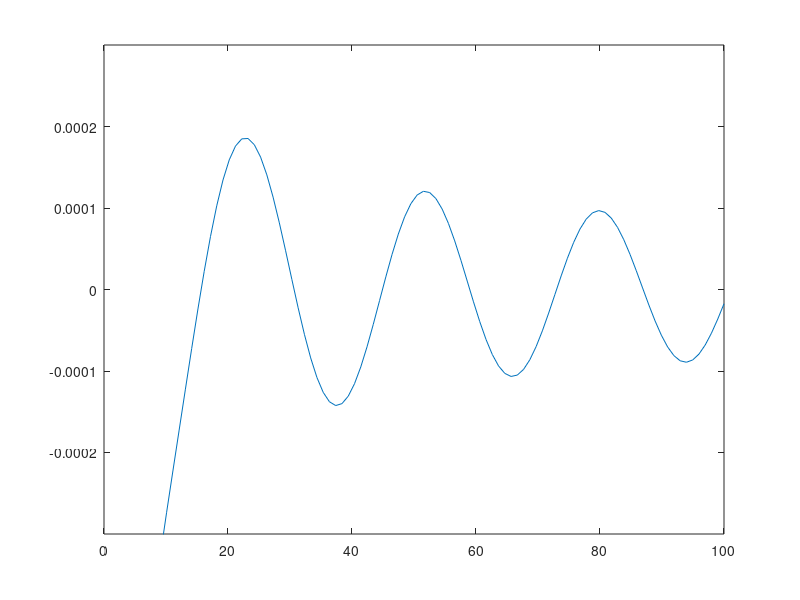
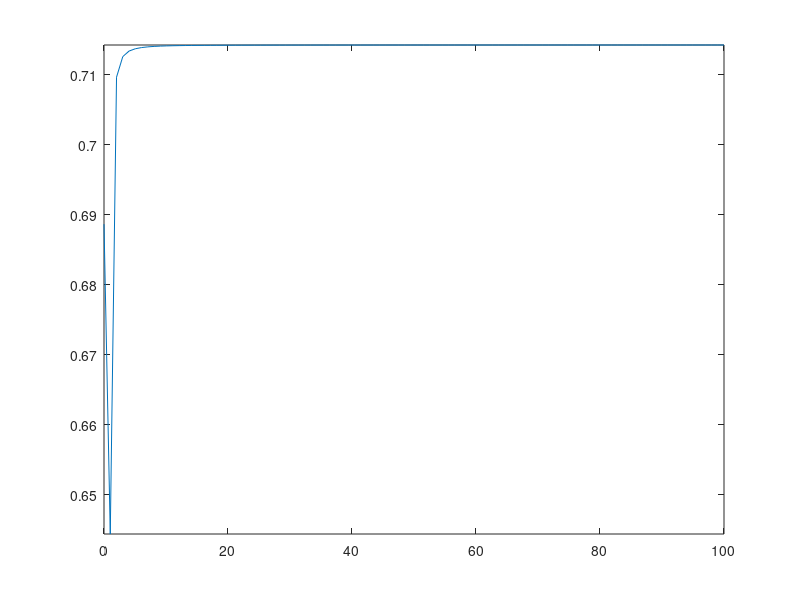
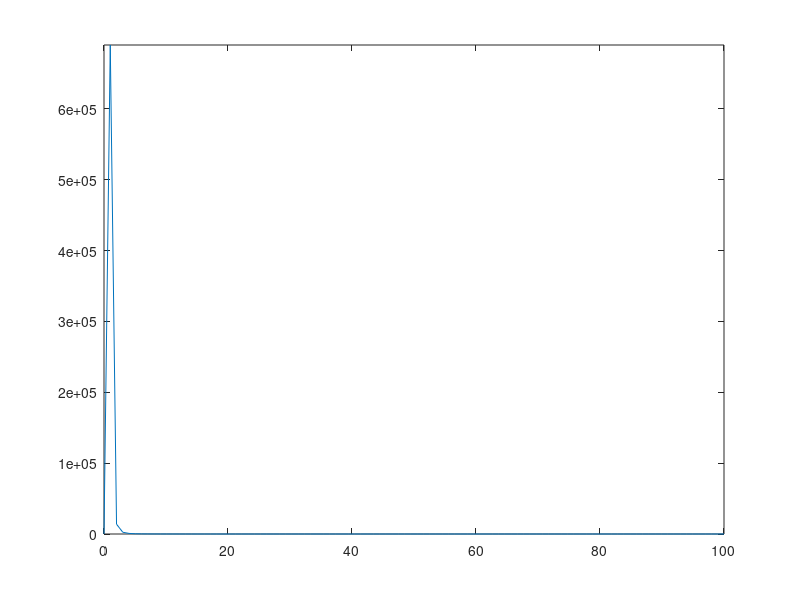

Reproduce these figures in MATLAB, in order. (Note: this script raises an error after producing the figures.)
clc
clear

%Mach number 
mach = 0.08;
cs = 330;

%fluid properties
rho = 1;
g = 1.4; %gamma of fluid 

%coordinates
x = linspace(0,100,100);
y = linspace(0,100,100);
r = sqrt(x.^2+y.^2);
theta = atan(y./x);
z = x + 1i.*y;
r0 = 1; %(assumed)

%timesteps 
dt = 0.01;
TIME =1542.2/cs;
maxIter = 1e10;
maxIter = 1;

%calculation of gamma and omega
gamma = mach*4*pi*r0*cs;
omega = gamma/(4*pi*r0^2);

%time loop starts
for t = 1:maxIter
    time = dt*t;
    time = TIME;
    %checking if time has passed 
    if(time > TIME)
        break
    end
    b = r0*exp(1i*omega*time);
    %calculation of the velocity feild 
    test = (gamma/(pi*1i)).*(z./(z.^2 + b^2));
    u = real(test);
    v = -imag(test);
    clear test
    %calculation of the velocity magnitude
    X = real(z.^2 - b^2);
    Y = imag(z.^2 - b^2);
    R = sqrt(X.^2 +Y.^2);
    Q = (gamma.*r)./(pi.*R);
    %calculation of phiT 
    phiT = ((-omega.*gamma)./pi).*real((b^2)./(z.^2 - b^2));
    %calculation of p0
    p0 = (rho * cs * cs)/g;
    %incompressible pressure 
    p = p0 - rho.*phiT - (rho.*Q.^2)./2;
    %velocity time derivatives 
    test = ((2*omega*gamma)/(pi)).*((z.*b.^2)./((z.^2-b.^2).^2));
    ut = real(test);
    vt = -imag(test);
    clear test
    %velocity x derivative 
    test = ((gamma)/(pi.*1i)).*((z.*b.^2)./((z.^2-b.^2).^2));
    ux = real(test);
    vx = -imag(test);
    clear test
    %velocity y derivative
    uy = vx;
    vy = -ux;
    %calculation of phiTT
    phiTT = ((2*omega^2*gamma)/(pi))*imag((z.*b.^2)./((z.^2-b.^2).^2));
    %p t derivative 
    pt = -rho.*(phiTT + u.*ut + v.*vt);
    %p x derivative
    px = -rho.*(ut + u.*ux + v.*vx);
    %p y derivative 
    py = -rho.*(vt + u.*uy + v.*vy);
    %total p derivative 
    DPDT = pt + u.*px + v.*py;
    %calculation of acoustic pressure
    k = (2*omega)/cs;
    H = besselh(2,2,k.*r);
    pa = ((1i*rho*gamma^4)/(64*pi^3*r0^4*cs^2)).*H.*exp(2i.*(omega*time - theta)) ;
    pa = real(pa);
    figure(1)
    plot(x,pa./cs^2)
    xlim([0 100])
    ylim([-0.0003 0.0003])
    hold on
    figure(2)
    plot(x,p./cs^2)
    ylim tight
    figure(3)
    plot(x,DPDT)
    ylim tight

end


%exact solution 
n = readtable('pressure.csv');
xg = table2array(n(:,1));
yg = table2array(n(:,2));   
figure(1)
scatter(xg,yg);
hold off



